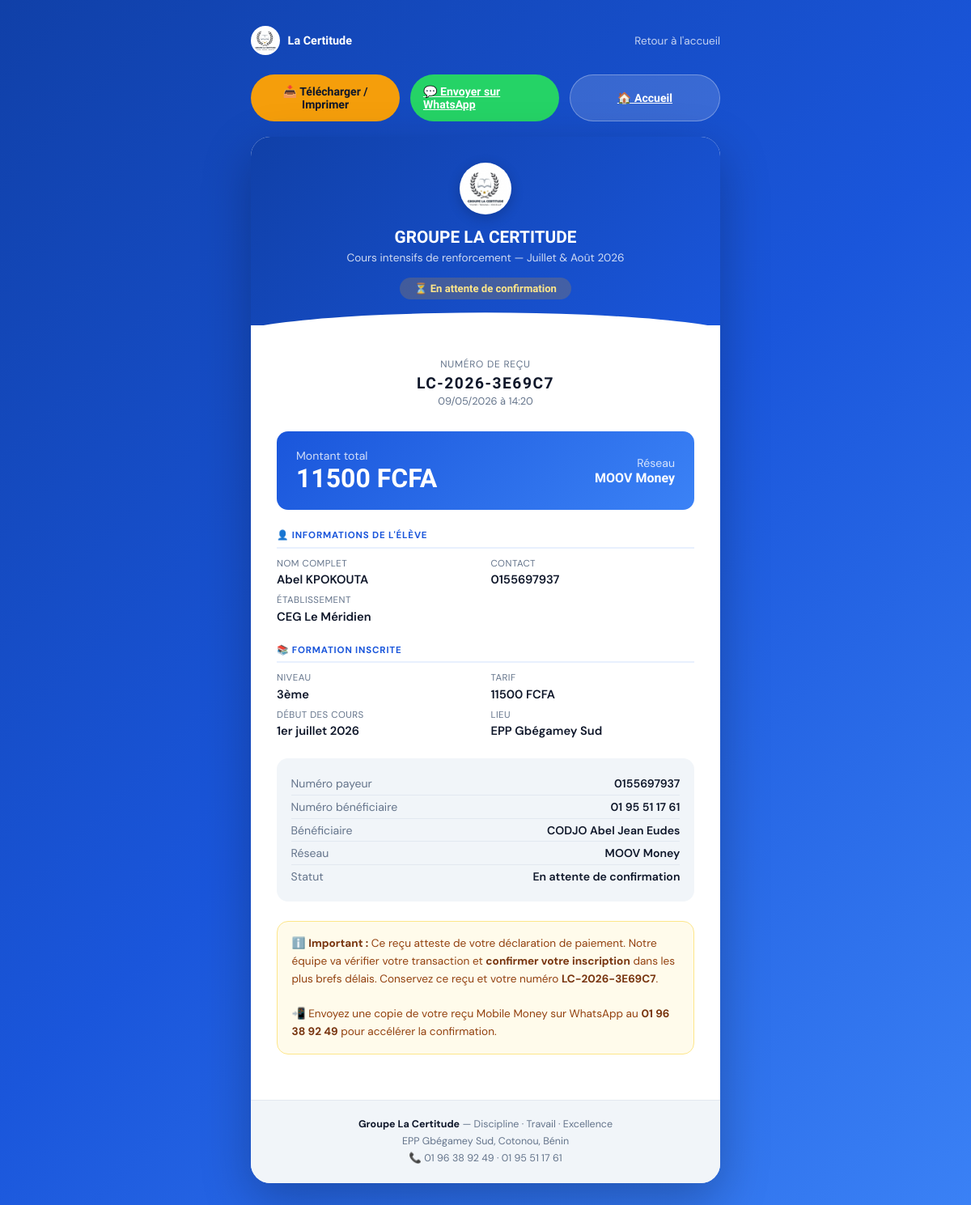
The page /recu/1/ on the database its author committed.
### payments/models.py (models this page shows, shortened)
class Payment(models.Model):
    METHOD_CHOICES = [
        ('mtn',  'MTN Mobile Money'),
        ('moov', 'MOOV Money'),
    ]
    STATUS_CHOICES = [
        ('pending',   'En attente de confirmation'),
        ('confirmed', 'Confirmé'),
        ('failed',    'Rejeté'),
    ]
    enrollment = models.ForeignKey(
        Enrollment,
        on_delete=models.CASCADE,
        related_name='payments',
        verbose_name="Inscription"
    )
    amount = models.DecimalField(
        max_digits=10, decimal_places=2,
        verbose_name="Montant (FCFA)"
    )
    method = models.CharField(
        max_length=10, choices=METHOD_CHOICES,
        verbose_name="Réseau utilisé"
    )
    phone_used = models.CharField(
        max_length=20,
        verbose_name="Numéro ayant effectué le paiement"
    )
    status = models.CharField(
        max_length=20, choices=STATUS_CHOICES,
        default='pending', verbose_name="Statut"
    )
    receipt_number = models.CharField(
        max_length=30, unique=True,
        default=generate_receipt_number,
        verbose_name="Numéro de reçu"
    )
    created_at   = models.DateTimeField(auto_now_add=True, verbose_name="Date de déclaration")
    confirmed_at = models.DateTimeField(null=True, blank=True, verbose_name="Date de confirmation")
    updated_at   = models.DateTimeField(auto_now=True)
    class Meta:
        verbose_name        = "Paiement"
        verbose_name_plural = "Paiements"
        ordering            = ['-created_at']
    @property
    def destination_phone(self):
        return '01 96 38 92 49' if self.method == 'mtn' else '01 95 51 17 61'
    @property
    def destination_name(self):
        return 'CODJO Abel Jean Eudes'

### enrollments/models.py (models this page shows, shortened)
class Enrollment(models.Model):
    TYPE_CHOICES = [
        ('eleve',  "L'élève lui-même"),
        ('parent', 'Un parent / tuteur'),
    ]
    LEVEL_CHOICES = [
        ('3eme', '3ème'),
        ('1ere', '1ères C & D'),
        ('tle',  'Terminales C & D'),
    ]
    SERIE_CHOICES = [
        ('C', 'Série C'),
        ('D', 'Série D'),
    ]
    STATUS_CHOICES = [
        ('pending',   'En attente de paiement'),
        ('active',    'Inscrit — Paiement confirmé'),
        ('cancelled', 'Annulé'),
    ]
    PHONE_OWNER_CHOICES = [
        ('eleve',  "L'élève"),
        ('pere',   'Le père'),
        ('mere',   'La mère'),
        ('tuteur', 'Un tuteur'),
    ]
    registrant_type = models.CharField(
        max_length=10, choices=TYPE_CHOICES, default='eleve',
        verbose_name="Qui s'inscrit"
    )
    last_name  = models.CharField(max_length=100, verbose_name="Nom de l'élève")
    first_name = models.CharField(max_length=100, verbose_name="Prénom(s) de l'élève")
    school     = models.CharField(max_length=200, verbose_name="Établissement scolaire")
    phone       = models.CharField(max_length=20, verbose_name="Numéro de contact")
    phone_owner = models.CharField(
        max_length=10, choices=PHONE_OWNER_CHOICES, default='eleve',
        verbose_name="Ce numéro appartient à"
    )
    level = models.CharField(max_length=10, choices=LEVEL_CHOICES, verbose_name="Niveau")
    serie = models.CharField(
        max_length=1, choices=SERIE_CHOICES,
        blank=True, default='',
        verbose_name="Série"
    )
    parent_name  = models.CharField(max_length=200, blank=True, verbose_name="Nom du parent / tuteur")
    parent_phone = models.CharField(max_length=20,  blank=True, verbose_name="Téléphone du parent")
    status     = models.CharField(
        max_length=20, choices=STATUS_CHOICES, default='pending',
        verbose_name="Statut"
    )
    created_at = models.DateTimeField(auto_now_add=True, verbose_name="Date d'inscription")
    updated_at = models.DateTimeField(auto_now=True)
    class Meta:
        verbose_name        = "Inscription"
        verbose_name_plural = "Inscriptions"
        ordering            = ['-created_at']
    @property
    def full_name(self):
        return f"{self.first_name} {self.last_name}".strip()
    @property
    def level_serie(self):
        if self.level == '3eme':
            return self.get_level_display()
        return f"{self.get_level_display()} — Série {self.serie}"
    @property
    def tarif(self):
        tarifs = {'3eme': 11500, '1ere': 12500, 'tle': 15500}
        return tarifs.get(self.level, 0)

### payments/views.py (the view)
# urls.py: path('recu/<int:pk>/',             views.receipt_view,       name='receipt'),
def receipt_view(request, pk):
    payment    = get_object_or_404(Payment, pk=pk)
    enrollment = payment.enrollment
    return render(request, 'payments/receipt.html', {
        'payment':    payment,
        'enrollment': enrollment,
    })

### payments/templates/payments/receipt.html (shortened to what this page needs)
{% load static %}
<!DOCTYPE html>
<html lang="fr">
<head>
</head>
<body>
<div class="top-bar">
  <div class="brand">
    <img src="/images/logo_certitude.png" alt="Logo"/>
    <span>La Certitude</span>
  </div>
  <a href="{% url 'core:index' %}" class="home-link">Retour à l'accueil</a>
</div>
<div class="action-btns">
  <button class="btn-action btn-download" onclick="window.print()">
    📥 Télécharger / Imprimer
  </button>
  <a href="https://wa.me/22996389249?text=Bonjour%2C+j'ai+effectue+mon+paiement+pour+{{ enrollment.full_name|urlencode }}+%28Recu+{{ payment.receipt_number }}%29.+Merci+de+confirmer+mon+inscription."
     target="_blank" class="btn-action btn-whatsapp">
    💬 Envoyer sur WhatsApp
  </a>
  <a href="{% url 'core:index' %}" class="btn-action btn-home">
    🏠 Accueil
  </a>
</div>
<div class="receipt" id="receipt">
  <div class="receipt-header">
    <img src="/images/logo_certitude.png" alt="Logo" class="receipt-logo"/>
    <h1>GROUPE LA CERTITUDE</h1>
    <p>Cours intensifs de renforcement — Juillet & Août 2026</p>
    <div class="status-badge {% if payment.status == 'confirmed' %}status-confirmed{% else %}status-pending{% endif %}">
      {% if payment.status == 'confirmed' %}
        ✅ Paiement confirmé
      {% else %}
        ⏳ En attente de confirmation
      {% endif %}
    </div>
  </div>
  <div class="receipt-body">
    <div class="receipt-num">
      <div class="rn-label">Numéro de reçu</div>
      <div class="rn-value">{{ payment.receipt_number }}</div>
      <div class="rn-date">{{ payment.created_at|date:"d/m/Y à H:i" }}</div>
    </div>
    <div class="amount-section">
      <div>
        <div class="am-label">Montant total</div>
        <div class="am-value">{{ payment.amount|floatformat:0 }} FCFA</div>
      </div>
      <div style="text-align:right">
        <div class="am-label">Réseau</div>
        <div style="font-family:'Sora',sans-serif;font-weight:700;font-size:1rem;">
          {{ payment.get_method_display }}
        </div>
      </div>
    </div>
    <div class="section">
      <div class="sec-title">👤 Informations de l'élève</div>
      <div class="info-grid">
        <div class="info-item">
          <div class="info-label">Nom complet</div>
          <div class="info-val">{{ enrollment.full_name }}</div>
        </div>
        <div class="info-item">
          <div class="info-label">Contact</div>
          <div class="info-val">{{ enrollment.phone }}</div>
        </div>
        <div class="info-item full">
          <div class="info-label">Établissement</div>
          <div class="info-val">{{ enrollment.school }}</div>
        </div>
      </div>
    </div>
    <div class="section">
      <div class="sec-title">📚 Formation inscrite</div>
      <div class="info-grid">
        <div class="info-item">
          <div class="info-label">Niveau</div>
          <div class="info-val">{{ enrollment.level_serie }}</div>
        </div>
        <div class="info-item">
          <div class="info-label">Tarif</div>
          <div class="info-val">{{ enrollment.tarif|floatformat:0 }} FCFA</div>
        </div>
        <div class="info-item">
          <div class="info-label">Début des cours</div>
          <div class="info-val">1er juillet 2026</div>
        </div>
        <div class="info-item">
          <div class="info-label">Lieu</div>
          <div class="info-val">EPP Gbégamey Sud</div>
        </div>
      </div>
    </div>
    <div class="payment-info">
      <div class="pi-row">
        <span class="pi-key">Numéro payeur</span>
        <span class="pi-val">{{ payment.phone_used }}</span>
      </div>
      <div class="pi-row">
        <span class="pi-key">Numéro bénéficiaire</span>
        <span class="pi-val">{{ payment.destination_phone }}</span>
      </div>
      <div class="pi-row">
        <span class="pi-key">Bénéficiaire</span>
        <span class="pi-val">{{ payment.destination_name }}</span>
      </div>
      <div class="pi-row">
        <span class="pi-key">Réseau</span>
        <span class="pi-val">{{ payment.get_method_display }}</span>
      </div>
      <div class="pi-row">
        <span class="pi-key">Statut</span>
        <span class="pi-val">{{ payment.get_status_display }}</span>
      </div>
    </div>
    {% if payment.status == 'pending' %}
    <div class="pending-notice">
      ℹ️ <strong>Important :</strong> Ce reçu atteste de votre déclaration de paiement.
      Notre équipe va vérifier votre transaction et <strong>confirmer votre inscription</strong> dans les plus brefs délais.
      Conservez ce reçu et votre numéro <strong>{{ payment.receipt_number }}</strong>.
      <br/><br/>
      📲 Envoyez une copie de votre reçu Mobile Money sur WhatsApp au <strong>01 96 38 92 49</strong> pour accélérer la confirmation.
    </div>
    {% endif %}
  </div>
  <div class="receipt-footer">
    <p>
      <strong>Groupe La Certitude</strong> — Discipline · Travail · Excellence<br/>
      EPP Gbégamey Sud, Cotonou, Bénin<br/>
      📞 01 96 38 92 49 · 01 95 51 17 61
    </p>
  </div>
</div>
</body>
</html>

### rows shown on the page
Payment: receipt_number "LC-2026-3E69C7", created_at "09/05/2026 à 14:20", amount "11500", method "MOOV Money", phone_used "0155697937", destination_phone "01 95 51 17 61", destination_name "CODJO Abel Jean Eudes", status "En attente de confirmation"
Enrollment: full_name "Abel KPOKOUTA", phone "0155697937", school "CEG Le Méridien", level_serie "3ème", tarif "11500"
